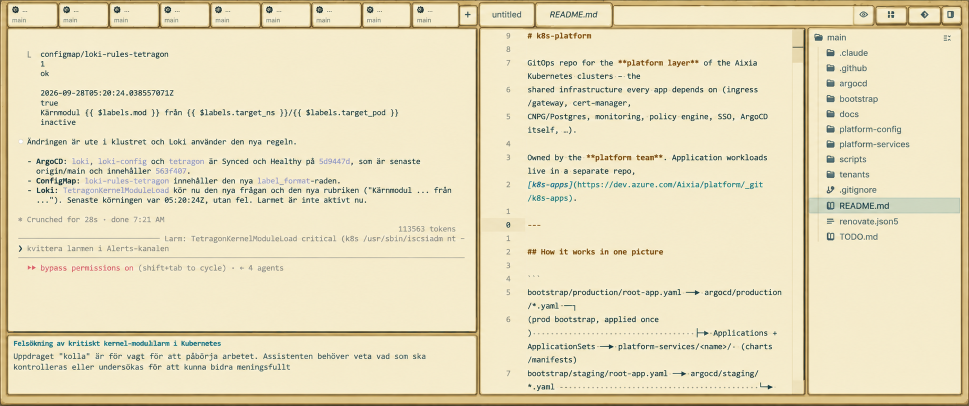
#> input picture assets/images/window-skins/zelda-light-reference.png, 1938 x 811 px (shown at 1/2 size)
$ python build-zelda-light.py
#> lines starting #> are read from the running program, lines starting #| are printed output that depends on the picture
#!/usr/bin/env python3
"""Build zelda-light-zed-v2.png, the zelda-light skin's atlas, from the reference.

zelda-light-reference.png is the user's reference picture of Zed in this theme:
parchment panels in plain gold rails. It is a rendered window with live text in
its panels, so the skin samples only frame margins from it plus a text-free
patch of the project panel for every panel interior. The editor's scrollbar is
painted over first, so its right rail can be repeated down the whole panel.
Below the reference this appends a gold patch (the tab bar behind the tabs) and
one row per arcoscope collection:

  x   0  the inactive tab, its face rebuilt text-free, tinted to the collection
  x 120  the bottom strip, tinted and brought to that tab face's brightness

arcoscope.json's `zelda-light` binding samples this image; its rectangles are in
the reference's pixels (reference_width 1938). The filter matches
tint-dreamweb.py: luminance onto a dark -> accent -> light ramp.

    python3 assets/images/window-skins/build-zelda-light.py

Use a new output filename when the pixels change so Zed's bitmap cache is
invalidated, and update arcoscope.json and any ~/.config/zed/arcoscope-themes.json
override that names the file.
"""

from pathlib import Path

from PIL import Image, ImageOps

HERE = Path(__file__).resolve().parent
SOURCE = HERE / "zelda-light-reference.png"
OUTPUT = HERE / "zelda-light-zed-v2.png"

# The arcoscope zelda-light collection colours (BitmapSkin.zeldaLight.accents).
ACCENTS = ["#c26402", "#4b826b", "#8e5c83", "#4a86a3", "#7b752c"]

# The editor's scrollbar (x0 y0 x1 y1), rebuilt from a text-free pixel column
# of the editor just left of it.
SCROLLBAR = (1582, 60, 1607, 788)
SCROLLBAR_COLUMN_X = 1576

# The first terminal tab and the text-free column right of its gear and name.
TAB = (14, 5, 103, 50)
TAB_FACE_COLUMN = (64, 5, 40, 50)
TAB_FACE_SPAN = (20, 111)  # absolute x rebuilt from the column
# A plain stretch of the bottom rail; the skin repeats it sideways (fill_mode
# horizontal).
STRIP = (600, 792, 60, 17)
# The rail's flat middle rows, stretched into a patch for the tab bar behind
# the tabs.
GOLD = (600, 794, 60, 9)
GOLD_SIZE = (256, 56)

GOLD_TOP = 820
ROW_TOP = GOLD_TOP + GOLD_SIZE[1] + 8
ROW_HEIGHT = 64
STRIP_X = 120
GOLD_X = 220


def crop(image: Image.Image, rect) -> Image.Image:
    x, y, w, h = rect
    return image.crop((x, y, x + w, y + h))


def clean_scrollbar(image: Image.Image) -> None:
    x0, y0, x1, y1 = SCROLLBAR
    column = image.crop((SCROLLBAR_COLUMN_X, y0, SCROLLBAR_COLUMN_X + 1, y1))
    image.paste(column.resize((x1 - x0, y1 - y0), Image.NEAREST), (x0, y0))


def clean_tab(image: Image.Image) -> Image.Image:
    """The tab with its face rebuilt from the column averaged into one pixel
    column, so no grain or blotch repeats across it."""
    tab = crop(image, TAB)
    cx, cy, cw, ch = TAB_FACE_COLUMN
    column = crop(image, TAB_FACE_COLUMN).resize((1, ch), Image.BOX)
    left, right = TAB_FACE_SPAN
    tab.paste(column.resize((right - left, ch), Image.NEAREST), (left - TAB[0], 0))
    return tab


def tint(tile: Image.Image, accent: str, midpoint: int) -> Image.Image:
    alpha = tile.getchannel("A")
    grey = ImageOps.grayscale(tile.convert("RGB"))
    out = ImageOps.colorize(grey, black="#0b1a22", mid=accent, white="#fbf6e6", midpoint=midpoint)
    out.putalpha(alpha)
    return out


def mean_luminance(image: Image.Image) -> float:
    grey = ImageOps.grayscale(image.convert("RGB"))
    return sum(grey.tobytes()) / (grey.width * grey.height)


def match_brightness(image: Image.Image, target: float) -> Image.Image:
    gain = target / max(mean_luminance(image), 1.0)
    alpha = image.getchannel("A")
    out = image.convert("RGB").point(lambda value: min(255, round(value * gain)))
    out.putalpha(alpha)
    return out


def main() -> None:
    source = Image.open(SOURCE).convert("RGBA")
    clean_scrollbar(source)
    height = ROW_TOP + ROW_HEIGHT * len(ACCENTS)
    atlas = Image.new("RGBA", (source.width, height), (0, 0, 0, 0))
#> atlas: PIL image 1938x1204 RGBA; every value is 0
    atlas.paste(source, (0, 0))
    tab, strip = clean_tab(source), crop(source, STRIP)
#> in clean_tab, `tab.paste(column.resize((right - left, ch), Image.NEAREST), (left - TA..`:
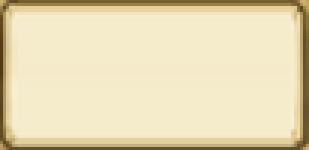
#> tab: PIL image 103x50 RGBA (shown 3 times larger); mean R, G, B, A 230, 217.8, 181.8, 255
#> call 3 of crop, with rect = (600, 792, 60, 17)
#> in crop (call 3), `x, y, w, h = rect`: x = 600; y = 792; w = 60; h = 17
#> in crop (call 3), `return image.crop((x, y, x + w, y + h))`:
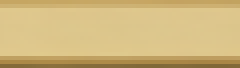
#> returned value: PIL image 60x17 RGBA (shown 4 times larger); mean R, G, B, A 209, 183.9, 124.7, 255
    atlas.paste(tab, (0, GOLD_TOP))
    atlas.paste(crop(source, GOLD).resize(GOLD_SIZE, Image.BICUBIC), (GOLD_X, GOLD_TOP))
    for index, accent in enumerate(ACCENTS):
        top = ROW_TOP + ROW_HEIGHT * index
        # Parchment sits near the top of the ramp: a high midpoint lands the face
        # on the accent itself.
        tinted_tab = tint(tab, accent, midpoint=240)
        atlas.paste(tinted_tab, (0, top))
        face = tinted_tab.crop((20, 8, 90, 44))
        atlas.paste(match_brightness(tint(strip, accent, midpoint=200), mean_luminance(face)), (STRIP_X, top))
#> this loop made 5 passes
#> gain in match_brightness on passes 1 to 5: 1.05, 1.04, 1.05, 1.05, 1.05
#> pass 1, in tint, `grey = ImageOps.grayscale(tile.convert("RGB"))`:
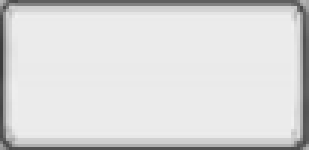
#> grey: PIL image 103x50 L (shown 3 times larger); min 60, max 240, mean 217.2
#> pass 1, in tint, `out = ImageOps.colorize(grey, black="#0b1a22", mid=accent, white="#fbf..`:
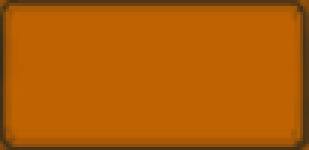
#> out: PIL image 103x50 RGB (shown 3 times larger); mean R, G, B 176.3, 92.5, 4.4
#> after the loop:
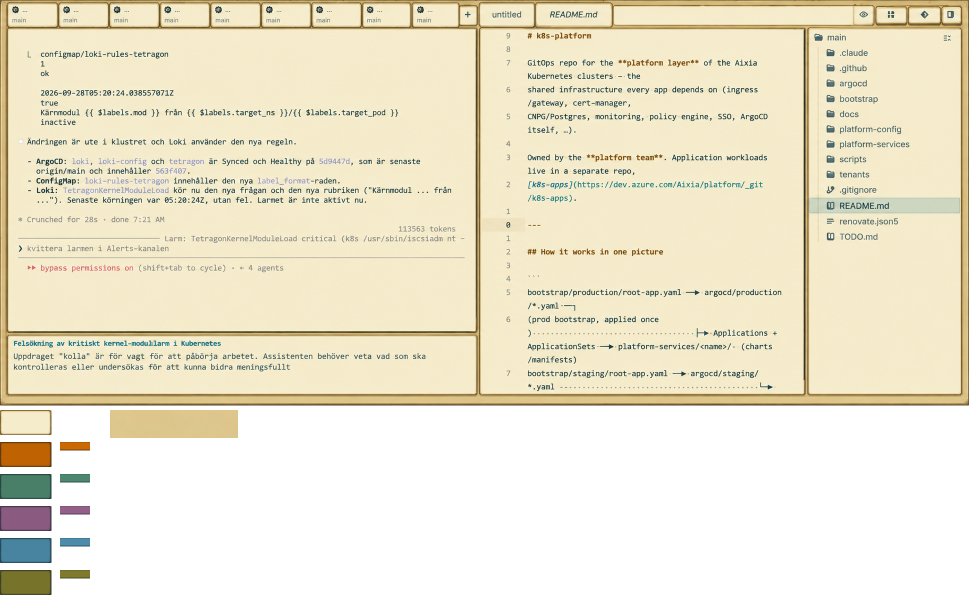
#> atlas: PIL image 1938x1204 RGBA (shown at 1/2 size); mean R, G, B, A 159.6, 153, 130.4, 177.3; transparent parts drawn white
#> after the loop:
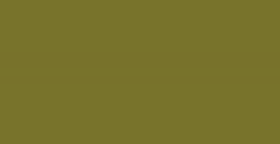
#> face: PIL image 70x36 RGBA (shown 4 times larger); mean R, G, B, A 120, 114.8, 43, 255
#> after the loop:
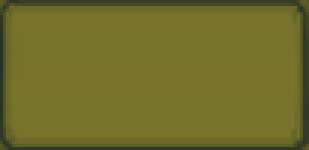
#> tinted_tab: PIL image 103x50 RGBA (shown 3 times larger); mean R, G, B, A 111.8, 108, 42.3, 255
    atlas.save(OUTPUT, optimize=True)
    print(f"{OUTPUT.name}: {atlas.width}x{atlas.height}")
#| zelda-light-zed-v2.png: 1938x1204


if __name__ == "__main__":
    main()
